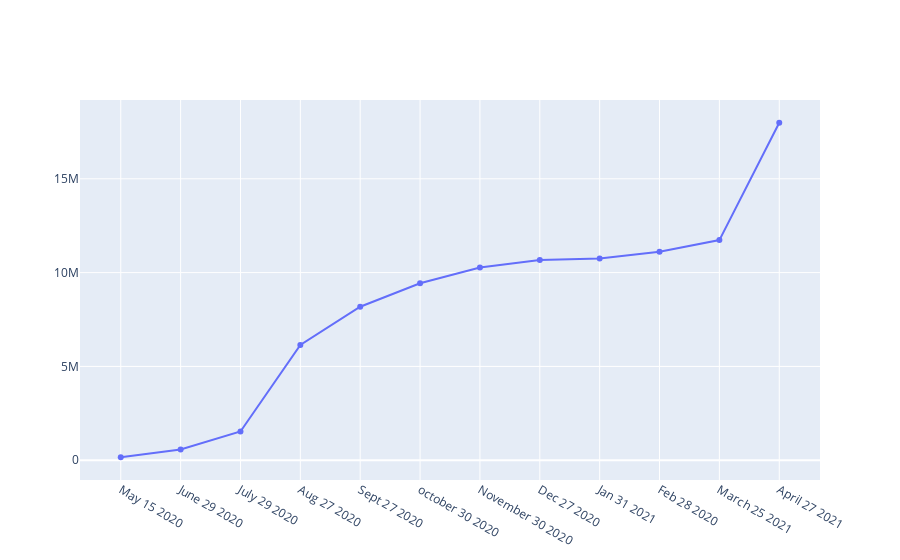

Here is the notebook cell this chart was saved with:
### Markdown cell above
<h3>5.Plot a Line Chat with India's active covid-19 case recovery (maximum 12 Months)
</h3>

### Code cell
Dates=['May 15 2020','June 29 2020','July 29 2020','Aug 27 2020','Sept 27 2020','october 30 2020','November 30 2020','Dec 27 2020','Jan 31 2021','Feb 28 2020','March 25 2021','April 27 2021']
Recovered=[158056,567536,1532135,6143019,8182882,9432075,10267263,10677710,10758619,11112056,11733514,17988537]
fig2 =go.Figure(data=go.Scatter(x=Dates,y=Recovered))
fig2.show()

### Figure 1 — Plotly figure (JSON) as saved in the notebook; plotly's stock layout.template omitted (floating-point values rounded to 4 significant figures)
{"data": [{"type": "scatter", "x": ["May 15 2020", "June 29 2020", "July 29 2020", "Aug 27 2020", "Sept 27 2020", "october 30 2020", "November 30 2020", "Dec 27 2020", "Jan 31 2021", "Feb 28 2020", "March 25 2021", "April 27 2021"], "y": [158056, 567536, 1532135, 6143019, 8182882, 9432075, 10267263, 10677710, 10758619, 11112056, 11733514, 17988537]}], "layout": {}}
